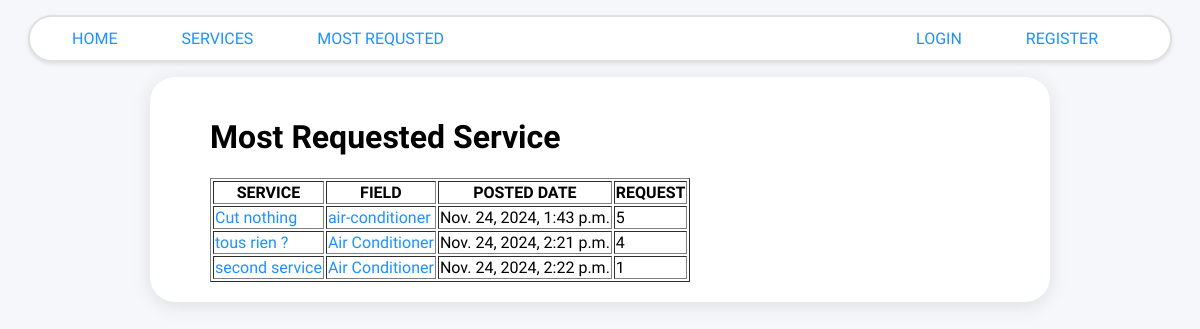
The page /services/most-requested/ on the database its author committed.
### services/models.py (models this page shows, shortened)
class Service(models.Model):
    company = models.ForeignKey(Company, on_delete=models.CASCADE)
    name = models.CharField(max_length=40)
    description = models.TextField()
    price_hour = models.DecimalField(decimal_places=2, max_digits=100)
    rating = models.IntegerField(validators=[MinValueValidator(
        0), MaxValueValidator(5)], default=0)
    nb_client_rating = models.IntegerField(default=0, null=False)
    nb_total_rating= models.IntegerField(default=0, null=False)
    choices = FIELD_CHOICE
    field = models.CharField(max_length=30, blank=False,
                             null=False, choices=choices)
    date = models.DateTimeField(auto_now=True, null=False)
    nb_request=models.IntegerField(default=0, null=False)

### services/views.py (the view)
# urls.py: path('most-requested/',vs.most_requested, name='most_requested'),
def most_requested(request):
    services = Service.objects.order_by('-nb_request')[:3]
    return render(request,'services/most_requested.html',{'services':services})

### services/templates/services/most_requested.html (shortened to what this page needs)
{% extends 'main/base.html' %}
{% block content %}
    <h1>Most Requested Service</h1>
<table border="1"><thead>
    <tr>
      <th>SERVICE</th>
      <th>FIELD</th>
      <th>POSTED DATE</th>
      <th>REQUEST</th>
    </tr></thead>
  <tbody>
    {%for service in services%}
    <tr>
      <td ><a href="/services/{{service.id}}">{{service.name}}</a></td>
      <td><a href="/services/{{service.field}}">{{service.field}}</a></td>
      <td>{{service.date}}</td>
      <td>{{service.nb_request}}</td>
    </tr>
    {% endfor %}
  </tbody>
  </table>
{% endblock %}

### static/css/style.css (style rules this page uses)
body { background: #f5f7fa; font-family: 'Lexend Exa', sans-serif; padding: 0; margin: 0; }
a { color: #1e90ff; text-decoration: none; }

### rows shown on the page
Service: name "Cut nothing", field "air-conditioner", date "Nov. 24, 2024, 1:43 p.m.", nb_request "5"
Service: name "tous rien ?", field "Air Conditioner", date "Nov. 24, 2024, 2:21 p.m.", nb_request "4"
Service: name "second service", field "Air Conditioner", date "Nov. 24, 2024, 2:22 p.m.", nb_request "1"
